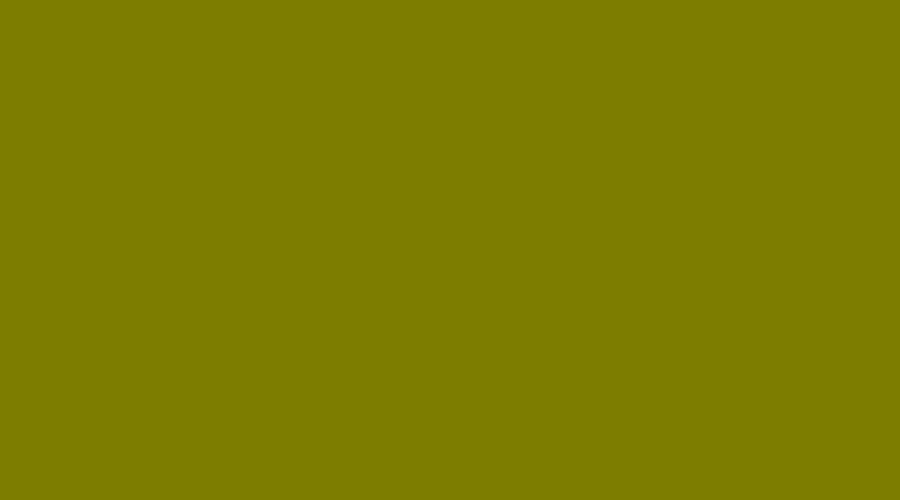
Frame 1 (no input)
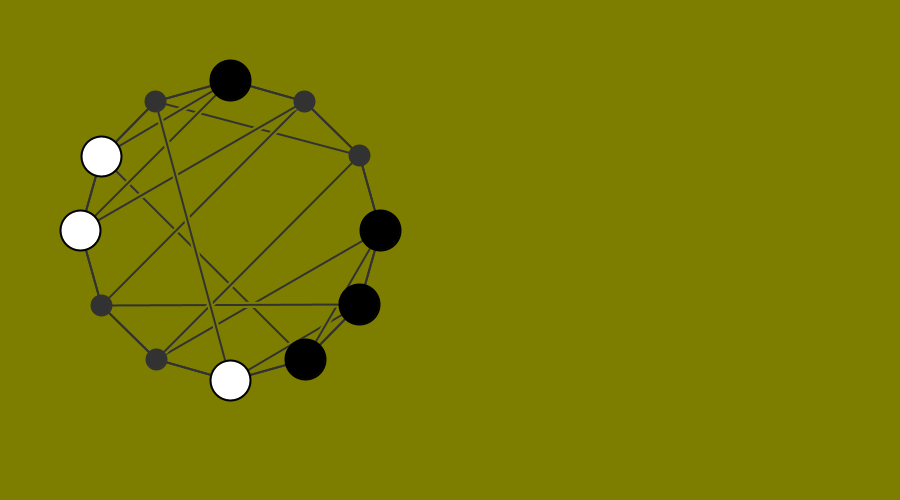
Frame 60 (the mouse pressed at the canvas centre just before this capture)
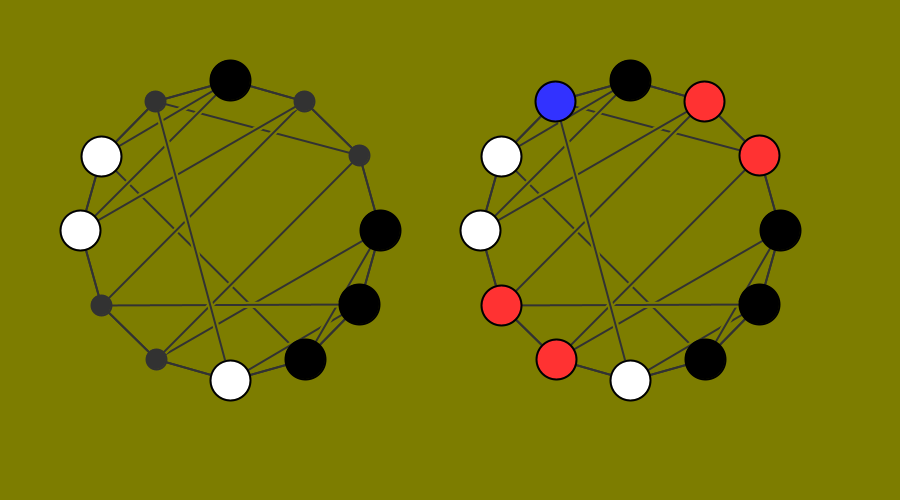
Frame 120 (the mouse held since frame 60 and released just before this capture)

The Processing sketch that drew these frames (run headless with seeded random() and noise(); from frame 60 on, the mouse is pressed at the canvas centre):

// Processing sketch: processing_186395
// ── processing_186395.pde

// AUTO_TSUMEGO_dodecagon

int PHASE = 1 ;

int X = 0 ; int Y = 0 ;
int RND = 0 ;

int [][] KYM = new int[361][361] ;
int [] NKYM = new int[361] ;
int T = 0 ;
int N = 0 ;
int [] R = new int [361] ;
int Rmax = 12 ;
int [] NBW = new int[361] ;
int KCOL = 0 ;
int IDOU = 0 ;
int Kcancel = 0 ;
int I = 0 ; int II = 0 ; int III = 0 ; int IIII = 0 ;
int [][] Z = new int [361][361] ; 
int ZT = 0 ; int ZF = 0 ; int ZZ = 0 ;
int ZZZ = 0 ;
int WSTN = 0 ;
int BSTN = 0 ;
int EPTN = 0 ;
int EPTmax = 8 ;
int KOU = 0 ;
int Q = 0 ;
int QQ = 0 ;
int [] PASSED = new int [361] ;

float CLX = 0 ;
float CLY = 0 ;
float CLN = 0 ;

int [] PX = new int [13] ;
int [] PY = new int [13] ;
int [][] LK = new int [13][5] ;
int P = 1 ; 
int PPX = 0 ; int PPY = 0 ;

int GP = 0 ;
int DR = 0 ;
int GI = 0 ;
int [] GX = new int [361] ;
int [] GY = new int [361] ;
int PCOL = 1 ;




void setup(){
  
  size (900,500) ;
  background(125,125,0) ;
  strokeWeight( 2 ) ;
   for ( II = 0 ; II < 361 ; II++ ) {
     Z[0][II] = 9 ;
     PASSED[II] = 0 ;
     }
     R[0] = 1 ;
     
 for ( I = 1 ; I <= 12 ; I++ ){
  PX[I] = int( 150 * (sin(2*PI*I/12)) ) ;
  PY[I] = int( 150 * (cos(2*PI*I/12)) ) ; 
 }
  
} // setup()

void draw(){
  
  
  if ( PHASE == 7 ){
    
    if ( mousePressed == true ){
      RESET() ;
    }
    
  } // PHASE == 7
  
  
  if ( PHASE == 6 ){
    
    ANS() ;
    DR = 1 ;
    PPX = 80 + 150 ; PPY = 80 + 150 ;
    PHASE = 7 ;
    
  } //PHASE == 6 
  
  
  
  if ( PHASE == 5 ){
    
    if ( mousePressed == true ){
      PHASE = 6 ;
    }
    
  } // PHASE == 5
  
  
  if ( PHASE == 4 ){
    
    if ( ZZZ == 0 ){
      
      RESET() ; 
      
    } // ZZZ == 0
    
    if ( ZZZ == 1 ){

      background(125,125,0) ;    
      PPX = 80 + 150  ; PPY = 80 + 150 ;
      GOBANdraw() ;
      PHASE = 5 ;
      
    } // ZZZ == 1
  
  } // PHASE == 4
  
 
  if ( PHASE == 3 ){
    
    for ( Q = 0 ; Q < 10000 ; Q++ ){
    
     
    WSTNcount() ;
    
    if ( ( WSTN < 2 ) && ( N > 0 ) ){
      
      Z[N-1][R[N-1]] = 1 ;
      Z[N][R[N]] = 1 ;
      N = N - 1 ;
      Zcheck() ;
      R[N] = R[N] + 1 ;
                 
    } // WSTN < 1
    
    BSTNcount() ;
    
    if ( ( BSTN < 2 ) && ( N > 0 ) ){
      
      Z[N-1][R[N-1]] = 0 ;
      Z[N][R[N]] = 0 ;
      N = N - 1 ;
      Zcheck() ;
      R[N] = R[N] + 1 ;
                 
    } // BSTN < 1
    
     if (  N > ( Rmax * 1.5 )  ){
      
      ZZZ = 0  ;
      PHASE = 4 ;
      
    }
    
        
    
    if ( R[N] <= Rmax ){
      
      I = R[N] ;
      
      if ( KYM[N][I] == 0 ){
        
         for ( II = 1 ; II <= 12 ; II++ ) {
           NKYM[II] = KYM[N][II] ;
           }

      NKYM[I] = NBW[N] ;

      if ( NBW[N] == 1 ) { 
        KCOL = 2 ;
      }
      if ( NBW[N] == 2 ) { 
        KCOL = 1 ;
      }

      IIII = 1 ;

      while ( IIII <= 4 ) {

        I = R[N]  ;
        
        III = LK[I][IIII]  ;
        
        if ( ( NKYM[III] == KCOL ) ) {

          I = III ;
          Kcancel = 0 ;
          KESUone() ;    
          KESUtwo() ;
          
        }

        IIII = IIII + 1 ;
      }/// IIII <= 4 

      I = R[N]  ;
      
      if ( NBW[N] == 1 ) { 
        KCOL = 1 ;
      }
      if ( NBW[N] == 2 ) { 
        KCOL = 2 ;
      }


      III = I ;


      if ( ( NKYM[III] == KCOL ) ) {

        I = III ;
        Kcancel = 0 ;
        KESUone() ; 
        KESUtwo() ;
    
      }


      I = R[N]  ;
     
      IDOU = 0 ; 

      if ( NKYM[I] == 0 ) {
        IDOU = 0 ;
      }
      else {
        IDOU = 1 ;
      }
   
      
      
        KOU = 1 ;       
        KOUcheck() ;

        if (  KOU == 1  ) {
          IDOU = 0 ;
        }
        
      
      
      
      
      
      if ( IDOU == 1 ){
        
       NextStep() ;
        
      }else{ Z[N][R[N]] = 6 ; R[N] = R[N] + 1 ; } // IDOU == 1 or not
    
        
     }else{ Z[N][R[N]] = 6 ; R[N] = R[N] + 1 ; } // KYM[N][I] == 0 or not
      
     
           
    } // R[N] <= Rmax
    
    if ( R[N] == (Rmax+1) ){
    
    for ( II = 1 ; II <= 12 ; II++ ) {
           NKYM[II] = KYM[N][II] ;
           }
    
    if ( N > 0 ) {      
      
    if (  PASSED[N-1] == 0  ){
      
      PASSED[N] = 1 ;
      NextStep() ;
     
    }else{ Z[N][R[N]] = 0 ; R[N] = R[N] + 1 ; }
    }else{ Z[N][R[N]] = 6 ; R[N] = R[N] + 1 ; }
    
    } // R[N] == (Rmax+1)
    
    if ( R[N] > (Rmax+1) ) {
      
      Zcheck() ;
      R[N] = R[N] + 1 ;
      
      
    }
    
    if ( PHASE == 4 ){ Q = 1000000 ; }
    
    } // Q
    
    CLOCKdraw() ;
    
    if ( ( mousePressed == true ) || ( CLN > 144 ) ){ RESET() ; }
    
  } // PHASE == 3
  
 
  if ( PHASE == 2 ){
   
    RNDGOBAN() ; 
    N = 0 ;
   
      for ( II = 1 ; II <= 12 ; II++ ) {
           KYM[N][II] = NKYM[II] ;
        }
   
   
    PHASE = 3 ;
   
    NBW[0] = 1 ;
    Rmax = 12 ;
            
    WSTNcount() ;
    
    if ( WSTN < 1 ) { PHASE = 2 ; }
    
    EPTNcount() ;
    
    if ( EPTN < 1 ) { PHASE = 2 ; }
    
    BSTNcount() ;
    
    if ( BSTN < 1 ) { PHASE = 2 ; }

   
       
  } // PHASE == 2
   
  if ( PHASE == 15 ){
    
     
    RNDlink() ;
    if ( QQ <= 100 )
      { PHASE = 2 ; }
    
  } // PHASE == 15
  
  
  if ( PHASE == 1 ){
    
    PHASE = 15  ;
          
  } // PHASE == 1
  
  mousePressed = false ;
    
  
} // draw()




void KESUone() {

  
  NKYM[I] = KCOL + 3 ;

  I = LK[I][1] ;
  
    
    if ( NKYM[I] == KCOL ) {
      KESUone() ;
    }
    if ( NKYM[I] == 0 ) {
      Kcancel = 1 ;
    }
  

  I = LK[I][1] ;
  I = LK[I][2] ;
  
    
    if ( NKYM[I] == KCOL ) {
      KESUone() ;
    }
    if ( NKYM[I] == 0 ) {
      Kcancel = 1 ;
    }
  

  I = LK[I][2] ;
  I = LK[I][3] ;
  
  
    if ( NKYM[I] == KCOL ) {
      KESUone() ;
    }
    if ( NKYM[I] == 0 ) {
      Kcancel = 1 ;
    }
  

  I = LK[I][3] ;
  I = LK[I][4] ;
  
  
    if ( NKYM[I] == KCOL ) {
      KESUone() ;
    }
    if ( NKYM[I] == 0 ) {
      Kcancel = 1 ;
    }
  

  I = LK[I][4] ;
  
} // KESUone()


void KESUtwo(){
  
    for ( II = 1 ; II <= 12 ; II ++ ) {
          if ( NKYM[II] == KCOL+3 ) {
            if ( Kcancel == 0 ) {
              NKYM[II] = 0 ;
            }
            if ( Kcancel == 1 ) {
              NKYM[II] = KCOL ;
            }
          }
        }
        
    
        
} // KESUtwo()


void KOUcheck(){
  
   if (  N > 0  ) {
    
       for ( III = N ; III > 0 ; III-- ){
        
        KOU = 1 ; 
        for ( II = 1 ; II <= 12 ; II ++ ) {

          if ( KYM[III-1][II] != NKYM[II] ) {
            KOU = 0 ;
          }
        }
        
        if ( KOU == 1 ){ III = 0 ; }
        
       }
        
      }else {
        KOU = 0 ;
      }
     
} // KOUcheck()



void WSTNcount(){
  
  WSTN = 0 ;
    for ( I = 1 ; I <= 12 ; I++) {
      if ( KYM[N][I] == 2 ) {
        WSTN = WSTN + 1 ;
      }
    }
    
} // WSTNcount()


void BSTNcount(){
  
  BSTN = 0 ;
    for ( I = 1 ; I <= 12 ; I++) {
      if ( KYM[N][I] == 1 ) {
        BSTN = BSTN + 1 ;
      }
    }
    
} // BSTNcount()



void EPTNcount(){
  
  EPTN = 0 ;
    for ( I = 1 ; I <= 12 ; I++) {
      if ( KYM[N][I] == 0 ) {
        EPTN = EPTN + 1 ;
      }
    }
    
} // EPTNcount()



void Zcheck(){
  
  
  
  ZZ = 0 ; ZT = 0 ; ZF = 0 ;
  
  for ( III = 1 ; III <= (Rmax+1) ; III ++ ){
    
    if ( Z[N][III] == 1 ) {
            ZT = ZT + 1 ;
            ZZ = ZZ + 1 ;
          }
    if ( Z[N][III] == 0 ) { 
            ZF = ZF + 1 ;
            ZZ = ZZ + 1 ;
          }
    if ( Z[N][III] == 9 ) {
            ZZ = 9999 ;
          }
                    
    } // 0 < R <= (Rmax+1)
  
  if ( ( ZT >= 1 ) && ( NBW[N] == 1 ) && ( N > 0 ) ){
    
   Z[N-1][R[N-1]] = 1 ;
   N = N - 1 ;
   Zcheck() ;
  
  }
  
  if ( ( ZT == ZZ ) && ( NBW[N] == 2 ) && ( N > 0 ) && ( ZZ > 0 ) ){
    
   Z[N-1][R[N-1]] = 1 ;
   N = N - 1 ;
   Zcheck() ;
  
  }
 
  if ( ( ZF >= 1 ) && ( NBW[N] == 2 ) && ( N > 0 ) ){
 
   Z[N-1][R[N-1]] = 0 ;
   N = N - 1 ;
   Zcheck() ;
  
  }
  
  if ( ( ZF == ZZ ) && ( NBW[N] == 1 ) && ( N > 0 ) && ( ZZ > 0 ) ){
    
   Z[N-1][R[N-1]] = 0 ;
   N = N - 1 ;
   Zcheck() ;
  
  }

 
  if ( ( ZT == 1 ) && ( ZF >= 1 ) && ( N == 0 ) && ( ZZ < 9999 ) ){
   
    
   ZZZ = 1 ;
   PHASE = 4 ;
  
  } 
  
  if ( ( ZZ < 9999  ) && ( N == 0 ) && ( ( ZT == 0 ) || ( ZT > 1 ) ) ){
    
    ZZZ = 0 ;
    PHASE = 4 ;
    
  }  
  
} // Zcheck()



void NextStep(){
  
        N = N + 1 ;
        PASSED[N] = 0 ;
        R[N] = 1 ;
  
        for ( II = 0 ; II < 360 ; II++ ) {
            Z[N][II] = 9 ;
        }
                
        for ( II = 1 ; II <= 12 ; II++ ) {
           KYM[N][II] = NKYM[II] ;
        }
        
               
        if ( NBW[N-1] == 1 ){ NBW[N] = 2 ; }
        if ( NBW[N-1] == 2 ){ NBW[N] = 1 ; } 
       
 
                 
} // NextStep() ;


void RESET(){
  
   
    for ( II = 0 ; II < 360 ; II++ ) {
     Z[0][II] = 9 ;
     PASSED[II] = 0 ;
     }
     
     R[0] = 1 ;
     
      for ( I = 0 ; I <= 12 ; I ++ ){
      for ( II = 0 ; II <= 4 ; II++ ){
        LK[I][II] = 0 ;
       }
      }
    
     
    PHASE = 15 ;
    N = 0 ;
    ZZZ = 0 ;
    //CLN = 0 ;
           
} // RESET()
  
  
void ANS(){
    

    PPX = 480 + 150 ; 
    PPY = 80 + 150 ;

    GOBANdraw() ;

    for ( III = 1 ; III <= 12 ; III++ ){
  
     if ( Z[0][III] == 1 ){
       fill (50,50,255) ;
       ellipse( (PX[III])+PPX , (PY[III])+PPY , 40 , 40 ) ;
     }
     
     if ( Z[0][III] == 0 ){
       fill (255,50,50) ;
       ellipse( (PX[III])+PPX , (PY[III])+PPY , 40 , 40 ) ;
     }
      
    }    

    
} // ANS()
  
  
  
void RNDGOBAN(){
  
   
    for ( I = 1 ; I <= 12 ; I++ ) {
      
    
      NKYM[I] = 0 ;
      RND = int(random(100)) ;
      
      if ( ( RND > 0 ) && ( RND < 30 ) ) {
        NKYM[I] = 1 ;
      }
      if ( ( RND >30 ) && ( RND < 60 ) ) {
        NKYM[I] = 2 ;
      }

      
    }


    for ( III = 1 ; III <= 12 ; III++ ) { 

      Kcancel = 0 ; 
      KCOL = 0 ;
      I = III ;
      
      if ( ( NKYM[I] == 1 ) || ( NKYM[I] == 2 ) ) {
        KCOL = NKYM[I] ;
        KESUone() ;
        KESUtwo() ;
      
      }

      
    } 

  CLOCKdraw() ;
  

} // RNDGOBAN()



void GOBANdraw(){
  
  stroke(0,0,0) ;
  
  for ( I = 1 ; I <= 12 ; I++ ){
    
    strokeWeight(2) ;
    stroke(50,50,50) ; 
    line ( (PX[I])+PPX , (PY[I])+PPY , (PX[LK[I][1]])+PPX , (PY[LK[I][1]])+PPY ) ;
    
  }   
  
  for ( I = 1 ; I <= 12 ; I++ ){
    
    strokeWeight(2) ;
    stroke(50,50,50) ; 
    line ( (PX[I])+PPX , (PY[I])+PPY , (PX[LK[I][2]])+PPX , (PY[LK[I][2]])+PPY ) ;
    
  }   
  
  for ( I = 1 ; I <= 12 ; I++ ){
    
    strokeWeight(6) ;
    stroke(125,125,0) ; 
    line ( (PX[I])+PPX , (PY[I])+PPY , (PX[LK[I][3]])+PPX , (PY[LK[I][3]])+PPY ) ;
    strokeWeight(2) ;
    stroke(50,50,50) ; 
    line ( (PX[I])+PPX , (PY[I])+PPY , (PX[LK[I][3]])+PPX , (PY[LK[I][3]])+PPY ) ;
    
  }
   
  for ( I = 1 ; I <= 12 ; I++ ){
    
    strokeWeight(6) ;
    stroke(125,125,0) ;
    line ( (PX[I])+PPX , (PY[I])+PPY , (PX[LK[I][4]])+PPX , (PY[LK[I][4]])+PPY ) ;
    strokeWeight(2) ;
    stroke(50,50,50) ; 
    line ( (PX[I])+PPX , (PY[I])+PPY , (PX[LK[I][4]])+PPX , (PY[LK[I][4]])+PPY ) ;
    
  }  
     
 
     
  for ( I = 1 ; I <= 12 ; I++ ){
    
    fill(50,50,50);
    stroke(50,50,50);
    ellipse( (PX[I])+PPX , (PY[I])+PPY , 20 , 20 ) ;
  
  }
  
  for ( I = 1 ; I <= 12 ; I++ ){
  
     if ( KYM[0][I] == 1 ){
       fill (0,0,0) ;
       stroke (0,0,0) ;
       ellipse( (PX[I])+PPX , (PY[I])+PPY , 40 , 40 ) ;
     }
     
     if ( KYM[0][I] == 2 ){
       fill (255,255,255) ;
       stroke(0,0,0) ;
       ellipse( (PX[I])+PPX , (PY[I])+PPY , 40 , 40 ) ;
     }
      
    }    
     
} // GOBANdraw() 


 
 
void CLOCKdraw(){
  
   background (125,125,0) ;
   strokeWeight( 5 ) ;
   stroke (0,0,0) ;
   noFill() ;

  CLX = 90 * sin( (-1) * CLN * 2 * PI / 12 ) ;
  CLY = 90 * cos( (-1) * CLN * 2 * PI / 12 ) ;
  
  line ( 450 + (CLX/3) , 200 + (CLY/3) , 450 -  CLX  , 200 -  CLY  ) ;
  
  CLX = 60 * sin( (-1) * CLN * 2 * PI / 144 ) ;
  CLY = 60 * cos( (-1) * CLN * 2 * PI / 144 ) ;
  
  line ( 450 + (CLX/5) , 200 + (CLY/5) , 450 - CLX , 200 - CLY ) ;
  
  CLN = CLN + 0.1 ;
  
  if ( CLN > 144 ){
    CLN = 0 ; 
  }
  
  ellipse ( 450 , 200 , 200 , 200 ) ;
  strokeWeight( 2 ) ; 
  
} // CLOCKdraw()



void RNDlink(){
  
   
      for ( I = 0 ; I <= 12 ; I ++ ){
      for ( II = 0 ; II <= 4 ; II++ ){
        LK[I][II] = 0 ;
       }
      }
  
  
  
   for ( I = 1 ; I < 12 ; I = I + 2 ){
     LK[I][1] = I + 1 ;
     LK[I+1][1] = I ;
   }
   for ( I = 2 ; I < 12 ; I = I + 2 ){
     LK[I][2] = I + 1 ;
     LK[I+1][2] = I ;
   }
   LK[12][2] = 1 ; LK[1][2] = 12 ;

   QQ = 0 ;

   for ( I = 1 ; I <= 12 ; I++ ){

     Q = 0 ;      
     while ( Q == 0 ){
      
       
      if ( LK[I][3] == 0 ){
       
       RND = 13 ;
       while( ( RND < 1 ) || ( RND > 12 ) ){ 
       
        RND = int(random(13))   ;
       
       }
       
       
       if ( ( I != RND ) &&  ( LK[RND][3] == 0 ) ){
      
         LK[I][3] = RND ;
         LK[RND][3] = I ;
         
         if ( ( LK[I][3] == LK[I][1] ) || ( LK[I][3] == LK[I][2] ) ){
           Q = 0 ;
           LK[I][3] = 0 ;
           LK[RND][3] = 0 ;
         }else{ Q = 1 ; }
        
        } 

       }else{
       Q = 1 ;
       }
  
      QQ = QQ + 1 ;
      if ( QQ > 100 ){ Q = 1 ; }
  
      }   
  
   if ( QQ <= 100 ) { QQ = 0 ; }
  
   }
   
    for ( I = 1 ; I <= 12 ; I++ ){

     Q = 0 ;      
     while ( Q == 0 ){
      
      if ( LK[I][4] == 0 ){
        
        RND = 0 ;
        while( ( RND < 1 ) || ( RND > 12 ) ){ 
       
         RND = int(random(13))   ;
       
        }
       
       if ( ( I != RND ) &&  ( LK[RND][4] == 0 )  ){
      
         LK[I][4] = RND ;
         LK[RND][4] = I ;
         
         if ( ( LK[I][4] == LK[I][1] ) || ( LK[I][4] == LK[I][2] ) || ( LK[I][4] == LK[I][3] ) ){
           Q = 0 ;
           LK[I][4] = 0 ;
           LK[RND][4] = 0 ;
         }else{ Q = 1 ; }
        
        } 
       }else{
        Q = 1 ;
      }
      
     QQ = QQ + 1 ;
     if ( QQ > 100 ){ Q = 1 ; }
      
     }   
  
     }

   CLOCKdraw() ;
  
 
   
} // RNDlink() 
   
